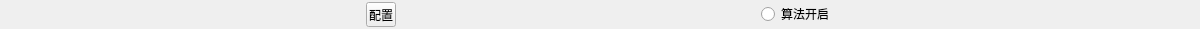
<?xml version="1.0" encoding="UTF-8"?>
<ui version="4.0">
 <class>AlgorithmConfig</class>
 <widget class="QWidget" name="AlgorithmConfig">
  <property name="geometry">
   <rect>
    <x>0</x>
    <y>0</y>
    <width>1200</width>
    <height>29</height>
   </rect>
  </property>
  <property name="sizePolicy">
   <sizepolicy hsizetype="Preferred" vsizetype="Fixed">
    <horstretch>0</horstretch>
    <verstretch>0</verstretch>
   </sizepolicy>
  </property>
  <property name="minimumSize">
   <size>
    <width>0</width>
    <height>29</height>
   </size>
  </property>
  <property name="maximumSize">
   <size>
    <width>16777215</width>
    <height>29</height>
   </size>
  </property>
  <property name="windowTitle">
   <string>Form</string>
  </property>
  <layout class="QHBoxLayout" name="horizontalLayout">
   <property name="spacing">
    <number>0</number>
   </property>
   <property name="leftMargin">
    <number>0</number>
   </property>
   <property name="topMargin">
    <number>2</number>
   </property>
   <property name="rightMargin">
    <number>0</number>
   </property>
   <property name="bottomMargin">
    <number>2</number>
   </property>
   <item>
    <spacer name="horizontalSpacer_2">
     <property name="orientation">
      <enum>Qt::Horizontal</enum>
     </property>
     <property name="sizeHint" stdset="0">
      <size>
       <width>40</width>
       <height>20</height>
      </size>
     </property>
    </spacer>
   </item>
   <item>
    <widget class="QToolButton" name="btnOption">
     <property name="minimumSize">
      <size>
       <width>30</width>
       <height>25</height>
      </size>
     </property>
     <property name="maximumSize">
      <size>
       <width>30</width>
       <height>25</height>
      </size>
     </property>
     <property name="text">
      <string>配置</string>
     </property>
    </widget>
   </item>
   <item>
    <spacer name="horizontalSpacer_3">
     <property name="orientation">
      <enum>Qt::Horizontal</enum>
     </property>
     <property name="sizeHint" stdset="0">
      <size>
       <width>40</width>
       <height>20</height>
      </size>
     </property>
    </spacer>
   </item>
   <item>
    <widget class="QRadioButton" name="radioButton">
     <property name="text">
      <string>算法开启</string>
     </property>
    </widget>
   </item>
   <item>
    <spacer name="horizontalSpacer">
     <property name="orientation">
      <enum>Qt::Horizontal</enum>
     </property>
     <property name="sizeHint" stdset="0">
      <size>
       <width>40</width>
       <height>20</height>
      </size>
     </property>
    </spacer>
   </item>
  </layout>
 </widget>
 <resources/>
 <connections/>
</ui>
